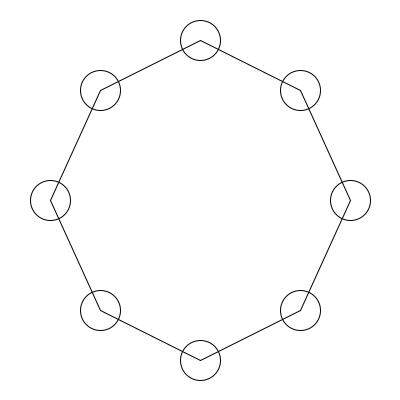
Frame 1 (no input)
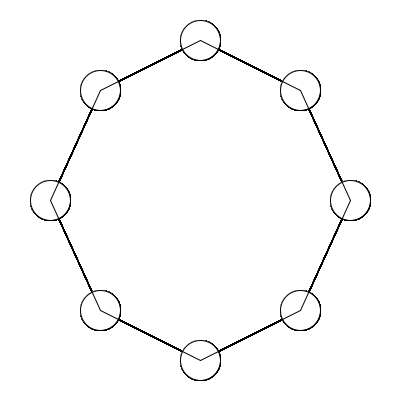
Frame 60 (the mouse pressed at the canvas centre just before this capture)
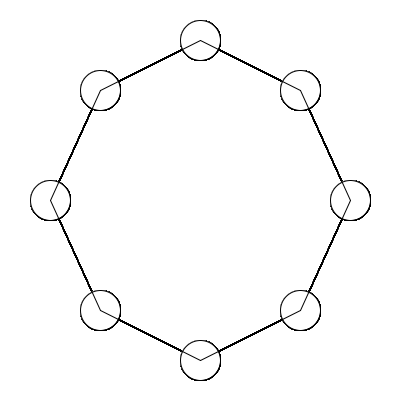
Frame 120 (the mouse held since frame 60 and released just before this capture)

The Processing sketch that drew these frames (run headless with seeded random() and noise(); from frame 60 on, the mouse is pressed at the canvas centre):

// Processing sketch: sketchEjercicio8
// ── sketchEjercicio8.pde
void setup(){
  size(400,400);
  background(255,255,255);
}

void draw(){
  //arriba
  circle(200,40,40);
  //abajo
  circle(200,360,40);
  //izquierda
  circle(50,200,40);
  circle(100,90,40);
  circle(100,310,40);
  line(200,40,100,90);
  line(100,90,50,200);
  line(50,200,100,310);
  line(100,310,200,360);
  //derecha
  circle(350,200,40);
  circle(300,90,40);
  circle(300,310,40);
  line(200,40,300,90);
  line(300,90,350,200);
  line(350,200,300,310);
  line(300,310,200,360);  
}
